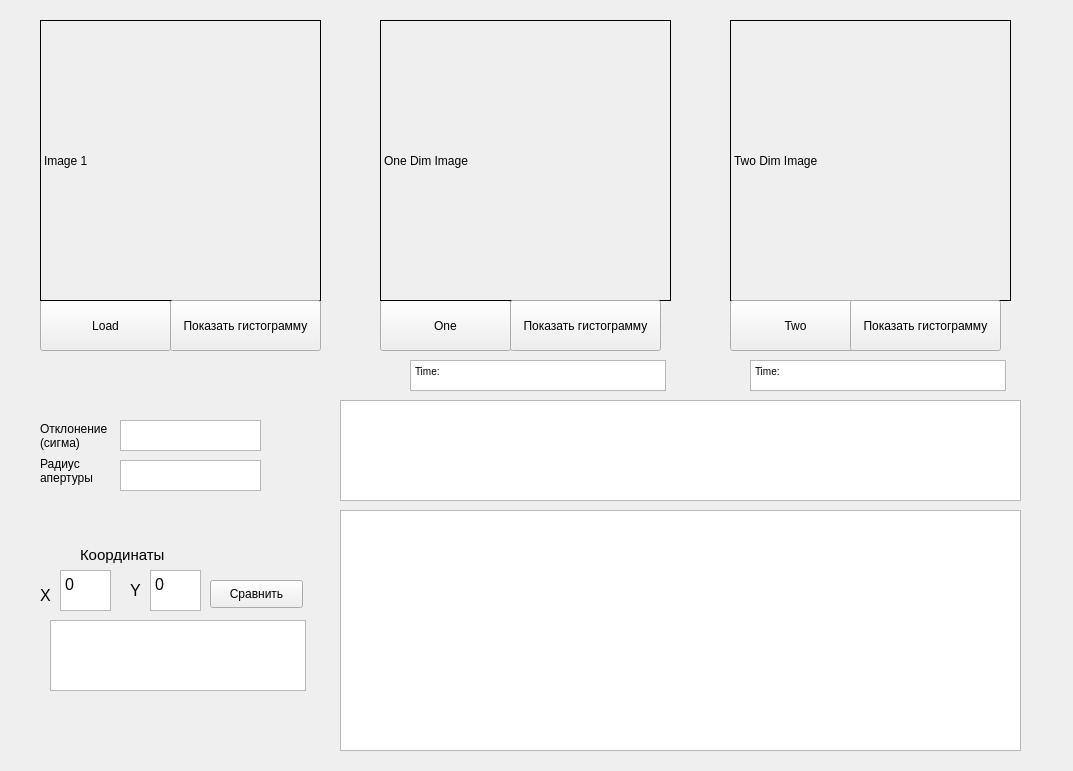
<?xml version="1.0" encoding="UTF-8"?>
<ui version="4.0">
 <class>Form</class>
 <widget class="QWidget" name="Form">
  <property name="geometry">
   <rect>
    <x>0</x>
    <y>0</y>
    <width>1073</width>
    <height>771</height>
   </rect>
  </property>
  <property name="windowTitle">
   <string>Form</string>
  </property>
  <widget class="QPushButton" name="loadImageButton">
   <property name="geometry">
    <rect>
     <x>40</x>
     <y>300</y>
     <width>131</width>
     <height>51</height>
    </rect>
   </property>
   <property name="text">
    <string>Load</string>
   </property>
  </widget>
  <widget class="QPushButton" name="oneDimButton">
   <property name="geometry">
    <rect>
     <x>380</x>
     <y>300</y>
     <width>131</width>
     <height>51</height>
    </rect>
   </property>
   <property name="text">
    <string>One</string>
   </property>
  </widget>
  <widget class="QLabel" name="label">
   <property name="geometry">
    <rect>
     <x>40</x>
     <y>20</y>
     <width>281</width>
     <height>281</height>
    </rect>
   </property>
   <property name="frameShape">
    <enum>QFrame::Box</enum>
   </property>
   <property name="text">
    <string>Image 1</string>
   </property>
  </widget>
  <widget class="QLabel" name="labelTwo">
   <property name="geometry">
    <rect>
     <x>730</x>
     <y>20</y>
     <width>281</width>
     <height>281</height>
    </rect>
   </property>
   <property name="frameShape">
    <enum>QFrame::Box</enum>
   </property>
   <property name="text">
    <string>Two Dim Image</string>
   </property>
  </widget>
  <widget class="QPushButton" name="twoDimButton">
   <property name="geometry">
    <rect>
     <x>730</x>
     <y>300</y>
     <width>131</width>
     <height>51</height>
    </rect>
   </property>
   <property name="text">
    <string>Two</string>
   </property>
  </widget>
  <widget class="QTextBrowser" name="timeTwoDim">
   <property name="geometry">
    <rect>
     <x>750</x>
     <y>360</y>
     <width>256</width>
     <height>31</height>
    </rect>
   </property>
   <property name="html">
    <string>&lt;!DOCTYPE HTML PUBLIC &quot;-//W3C//DTD HTML 4.0//EN&quot; &quot;http://www.w3.org/TR/REC-html40/strict.dtd&quot;&gt;
&lt;html&gt;&lt;head&gt;&lt;meta name=&quot;qrichtext&quot; content=&quot;1&quot; /&gt;&lt;style type=&quot;text/css&quot;&gt;
p, li { white-space: pre-wrap; }
&lt;/style&gt;&lt;/head&gt;&lt;body style=&quot; font-family:'MS Shell Dlg 2'; font-size:7.8pt; font-weight:400; font-style:normal;&quot;&gt;
&lt;p style=&quot; margin-top:0px; margin-bottom:0px; margin-left:0px; margin-right:0px; -qt-block-indent:0; text-indent:0px;&quot;&gt;Time: &lt;/p&gt;&lt;/body&gt;&lt;/html&gt;</string>
   </property>
  </widget>
  <widget class="QLabel" name="labelOne">
   <property name="geometry">
    <rect>
     <x>380</x>
     <y>20</y>
     <width>291</width>
     <height>281</height>
    </rect>
   </property>
   <property name="frameShape">
    <enum>QFrame::Box</enum>
   </property>
   <property name="text">
    <string>One Dim Image</string>
   </property>
  </widget>
  <widget class="QTextBrowser" name="timeOneDim">
   <property name="geometry">
    <rect>
     <x>410</x>
     <y>360</y>
     <width>256</width>
     <height>31</height>
    </rect>
   </property>
   <property name="html">
    <string>&lt;!DOCTYPE HTML PUBLIC &quot;-//W3C//DTD HTML 4.0//EN&quot; &quot;http://www.w3.org/TR/REC-html40/strict.dtd&quot;&gt;
&lt;html&gt;&lt;head&gt;&lt;meta name=&quot;qrichtext&quot; content=&quot;1&quot; /&gt;&lt;style type=&quot;text/css&quot;&gt;
p, li { white-space: pre-wrap; }
&lt;/style&gt;&lt;/head&gt;&lt;body style=&quot; font-family:'MS Shell Dlg 2'; font-size:7.8pt; font-weight:400; font-style:normal;&quot;&gt;
&lt;p style=&quot; margin-top:0px; margin-bottom:0px; margin-left:0px; margin-right:0px; -qt-block-indent:0; text-indent:0px;&quot;&gt;Time: &lt;/p&gt;&lt;/body&gt;&lt;/html&gt;</string>
   </property>
  </widget>
  <widget class="QTableWidget" name="tableWidget">
   <property name="geometry">
    <rect>
     <x>340</x>
     <y>510</y>
     <width>681</width>
     <height>241</height>
    </rect>
   </property>
  </widget>
  <widget class="QTextEdit" name="editSigma">
   <property name="geometry">
    <rect>
     <x>120</x>
     <y>420</y>
     <width>141</width>
     <height>31</height>
    </rect>
   </property>
  </widget>
  <widget class="QTextEdit" name="editRadius">
   <property name="geometry">
    <rect>
     <x>120</x>
     <y>460</y>
     <width>141</width>
     <height>31</height>
    </rect>
   </property>
  </widget>
  <widget class="QLabel" name="label_3">
   <property name="geometry">
    <rect>
     <x>40</x>
     <y>410</y>
     <width>71</width>
     <height>51</height>
    </rect>
   </property>
   <property name="text">
    <string>Отклонение (сигма)</string>
   </property>
   <property name="wordWrap">
    <bool>true</bool>
   </property>
  </widget>
  <widget class="QLabel" name="label_4">
   <property name="geometry">
    <rect>
     <x>40</x>
     <y>450</y>
     <width>61</width>
     <height>41</height>
    </rect>
   </property>
   <property name="text">
    <string>Радиус апертуры</string>
   </property>
   <property name="wordWrap">
    <bool>true</bool>
   </property>
  </widget>
  <widget class="QTableWidget" name="tableWidget_2">
   <property name="geometry">
    <rect>
     <x>340</x>
     <y>400</y>
     <width>681</width>
     <height>101</height>
    </rect>
   </property>
  </widget>
  <widget class="QTextEdit" name="editX">
   <property name="geometry">
    <rect>
     <x>60</x>
     <y>570</y>
     <width>51</width>
     <height>41</height>
    </rect>
   </property>
   <property name="html">
    <string>&lt;!DOCTYPE HTML PUBLIC &quot;-//W3C//DTD HTML 4.0//EN&quot; &quot;http://www.w3.org/TR/REC-html40/strict.dtd&quot;&gt;
&lt;html&gt;&lt;head&gt;&lt;meta name=&quot;qrichtext&quot; content=&quot;1&quot; /&gt;&lt;style type=&quot;text/css&quot;&gt;
p, li { white-space: pre-wrap; }
&lt;/style&gt;&lt;/head&gt;&lt;body style=&quot; font-family:'MS Shell Dlg 2'; font-size:7.8pt; font-weight:400; font-style:normal;&quot;&gt;
&lt;p style=&quot; margin-top:0px; margin-bottom:0px; margin-left:0px; margin-right:0px; -qt-block-indent:0; text-indent:0px;&quot;&gt;&lt;span style=&quot; font-size:12pt;&quot;&gt;0&lt;/span&gt;&lt;/p&gt;&lt;/body&gt;&lt;/html&gt;</string>
   </property>
  </widget>
  <widget class="QTextEdit" name="editY">
   <property name="geometry">
    <rect>
     <x>150</x>
     <y>570</y>
     <width>51</width>
     <height>41</height>
    </rect>
   </property>
   <property name="html">
    <string>&lt;!DOCTYPE HTML PUBLIC &quot;-//W3C//DTD HTML 4.0//EN&quot; &quot;http://www.w3.org/TR/REC-html40/strict.dtd&quot;&gt;
&lt;html&gt;&lt;head&gt;&lt;meta name=&quot;qrichtext&quot; content=&quot;1&quot; /&gt;&lt;style type=&quot;text/css&quot;&gt;
p, li { white-space: pre-wrap; }
&lt;/style&gt;&lt;/head&gt;&lt;body style=&quot; font-family:'MS Shell Dlg 2'; font-size:7.8pt; font-weight:400; font-style:normal;&quot;&gt;
&lt;p style=&quot; margin-top:0px; margin-bottom:0px; margin-left:0px; margin-right:0px; -qt-block-indent:0; text-indent:0px;&quot;&gt;&lt;span style=&quot; font-size:12pt;&quot;&gt;0&lt;/span&gt;&lt;/p&gt;&lt;/body&gt;&lt;/html&gt;</string>
   </property>
  </widget>
  <widget class="QLabel" name="label_5">
   <property name="geometry">
    <rect>
     <x>40</x>
     <y>580</y>
     <width>16</width>
     <height>31</height>
    </rect>
   </property>
   <property name="text">
    <string>&lt;html&gt;&lt;head/&gt;&lt;body&gt;&lt;p&gt;&lt;span style=&quot; font-size:12pt;&quot;&gt;Х&lt;/span&gt;&lt;/p&gt;&lt;/body&gt;&lt;/html&gt;</string>
   </property>
  </widget>
  <widget class="QLabel" name="label_6">
   <property name="geometry">
    <rect>
     <x>130</x>
     <y>580</y>
     <width>16</width>
     <height>21</height>
    </rect>
   </property>
   <property name="text">
    <string>&lt;html&gt;&lt;head/&gt;&lt;body&gt;&lt;p&gt;&lt;span style=&quot; font-size:12pt;&quot;&gt;Y&lt;/span&gt;&lt;/p&gt;&lt;/body&gt;&lt;/html&gt;</string>
   </property>
  </widget>
  <widget class="QLabel" name="label_7">
   <property name="geometry">
    <rect>
     <x>80</x>
     <y>540</y>
     <width>111</width>
     <height>31</height>
    </rect>
   </property>
   <property name="text">
    <string>&lt;html&gt;&lt;head/&gt;&lt;body&gt;&lt;p&gt;&lt;span style=&quot; font-size:11pt;&quot;&gt;Координаты&lt;/span&gt;&lt;/p&gt;&lt;/body&gt;&lt;/html&gt;</string>
   </property>
  </widget>
  <widget class="QPushButton" name="compareBrightButton">
   <property name="geometry">
    <rect>
     <x>210</x>
     <y>580</y>
     <width>93</width>
     <height>28</height>
    </rect>
   </property>
   <property name="text">
    <string>Сравнить</string>
   </property>
  </widget>
  <widget class="QTextBrowser" name="browseBright">
   <property name="geometry">
    <rect>
     <x>50</x>
     <y>620</y>
     <width>256</width>
     <height>71</height>
    </rect>
   </property>
  </widget>
  <widget class="QPushButton" name="showHistButton">
   <property name="geometry">
    <rect>
     <x>170</x>
     <y>300</y>
     <width>151</width>
     <height>51</height>
    </rect>
   </property>
   <property name="text">
    <string>Показать гистограмму</string>
   </property>
  </widget>
  <widget class="QPushButton" name="showHistButton_2">
   <property name="geometry">
    <rect>
     <x>510</x>
     <y>300</y>
     <width>151</width>
     <height>51</height>
    </rect>
   </property>
   <property name="text">
    <string>Показать гистограмму</string>
   </property>
  </widget>
  <widget class="QPushButton" name="showHistButton_3">
   <property name="geometry">
    <rect>
     <x>850</x>
     <y>300</y>
     <width>151</width>
     <height>51</height>
    </rect>
   </property>
   <property name="text">
    <string>Показать гистограмму</string>
   </property>
  </widget>
 </widget>
 <resources/>
 <connections/>
</ui>
